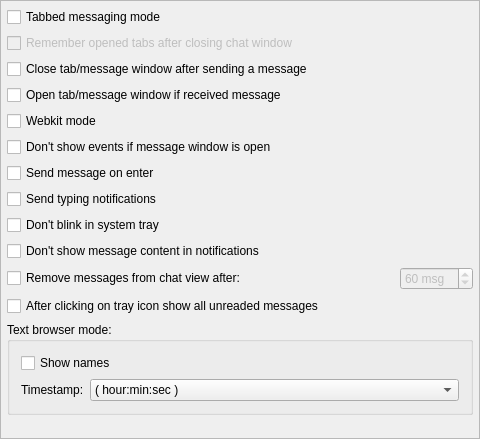
<?xml version="1.0" encoding="UTF-8"?>
<ui version="4.0">
 <class>ChatWindowSettingsClass</class>
 <widget class="QWidget" name="ChatWindowSettingsClass">
  <property name="geometry">
   <rect>
    <x>0</x>
    <y>0</y>
    <width>480</width>
    <height>439</height>
   </rect>
  </property>
  <property name="windowTitle">
   <string>ChatWindowSettings</string>
  </property>
  <layout class="QGridLayout" name="gridLayout">
   <property name="margin">
    <number>0</number>
   </property>
   <item row="0" column="0">
    <widget class="QFrame" name="frame">
     <property name="frameShape">
      <enum>QFrame::StyledPanel</enum>
     </property>
     <property name="frameShadow">
      <enum>QFrame::Raised</enum>
     </property>
     <layout class="QGridLayout" name="gridLayout_3">
      <property name="margin">
       <number>6</number>
      </property>
      <item row="0" column="0">
       <layout class="QVBoxLayout" name="verticalLayout_2">
        <item>
         <widget class="QCheckBox" name="tabbedBox">
          <property name="text">
           <string>Tabbed messaging mode</string>
          </property>
         </widget>
        </item>
        <item>
         <widget class="QCheckBox" name="rememberBox">
          <property name="enabled">
           <bool>false</bool>
          </property>
          <property name="text">
           <string>Remember opened tabs after closing chat window</string>
          </property>
         </widget>
        </item>
        <item>
         <widget class="QCheckBox" name="closeBox">
          <property name="text">
           <string>Close tab/message window after sending a message</string>
          </property>
         </widget>
        </item>
        <item>
         <widget class="QCheckBox" name="openBox">
          <property name="text">
           <string>Open tab/message window if received message</string>
          </property>
         </widget>
        </item>
        <item>
         <widget class="QCheckBox" name="webkitBox">
          <property name="text">
           <string>Webkit mode</string>
          </property>
         </widget>
        </item>
        <item>
         <widget class="QCheckBox" name="eventsBox">
          <property name="text">
           <string>Don't show events if message window is open</string>
          </property>
         </widget>
        </item>
        <item>
         <widget class="QCheckBox" name="onEnterBox">
          <property name="text">
           <string>Send message on enter</string>
          </property>
         </widget>
        </item>
        <item>
         <widget class="QCheckBox" name="typingBox">
          <property name="text">
           <string>Send typing notifications</string>
          </property>
         </widget>
        </item>
        <item>
         <widget class="QCheckBox" name="trayMessageBox">
          <property name="text">
           <string>Don't blink in system tray</string>
          </property>
         </widget>
        </item>
        <item>
         <widget class="QCheckBox" name="contentBox">
          <property name="text">
           <string>Don't show message content in notifications</string>
          </property>
         </widget>
        </item>
        <item>
         <layout class="QHBoxLayout" name="horizontalLayout">
          <item>
           <widget class="QCheckBox" name="removeBox">
            <property name="text">
             <string>Remove messages from chat view after:</string>
            </property>
           </widget>
          </item>
          <item>
           <widget class="QSpinBox" name="removeSpinBox">
            <property name="enabled">
             <bool>false</bool>
            </property>
            <property name="sizePolicy">
             <sizepolicy hsizetype="Fixed" vsizetype="Fixed">
              <horstretch>0</horstretch>
              <verstretch>0</verstretch>
             </sizepolicy>
            </property>
            <property name="suffix">
             <string> msg</string>
            </property>
            <property name="minimum">
             <number>10</number>
            </property>
            <property name="maximum">
             <number>100</number>
            </property>
            <property name="value">
             <number>60</number>
            </property>
           </widget>
          </item>
         </layout>
        </item>
        <item>
         <widget class="QCheckBox" name="openAllBox">
          <property name="text">
           <string>After clicking on tray icon show all unreaded messages</string>
          </property>
         </widget>
        </item>
        <item>
         <widget class="QGroupBox" name="textGroupBox">
          <property name="sizePolicy">
           <sizepolicy hsizetype="Preferred" vsizetype="Fixed">
            <horstretch>0</horstretch>
            <verstretch>0</verstretch>
           </sizepolicy>
          </property>
          <property name="title">
           <string>Text browser mode:</string>
          </property>
          <layout class="QGridLayout" name="gridLayout_2">
           <item row="0" column="0">
            <layout class="QVBoxLayout" name="verticalLayout">
             <item>
              <widget class="QCheckBox" name="namesBox">
               <property name="text">
                <string>Show names</string>
               </property>
              </widget>
             </item>
             <item>
              <layout class="QHBoxLayout" name="horizontalLayout_2">
               <item>
                <widget class="QLabel" name="label">
                 <property name="sizePolicy">
                  <sizepolicy hsizetype="Fixed" vsizetype="Preferred">
                   <horstretch>0</horstretch>
                   <verstretch>0</verstretch>
                  </sizepolicy>
                 </property>
                 <property name="text">
                  <string>Timestamp:</string>
                 </property>
                </widget>
               </item>
               <item>
                <widget class="QComboBox" name="timestampComboBox">
                 <property name="currentIndex">
                  <number>1</number>
                 </property>
                 <item>
                  <property name="text">
                   <string>( hour:min:sec day/month/year )</string>
                  </property>
                 </item>
                 <item>
                  <property name="text">
                   <string>( hour:min:sec )</string>
                  </property>
                 </item>
                 <item>
                  <property name="text">
                   <string>( hour:min, full date ) </string>
                  </property>
                 </item>
                </widget>
               </item>
              </layout>
             </item>
            </layout>
           </item>
          </layout>
         </widget>
        </item>
        <item>
         <spacer name="verticalSpacer">
          <property name="orientation">
           <enum>Qt::Vertical</enum>
          </property>
          <property name="sizeHint" stdset="0">
           <size>
            <width>459</width>
            <height>13</height>
           </size>
          </property>
         </spacer>
        </item>
       </layout>
      </item>
     </layout>
    </widget>
   </item>
  </layout>
 </widget>
 <layoutdefault spacing="6" margin="11"/>
 <resources/>
 <connections>
  <connection>
   <sender>removeBox</sender>
   <signal>toggled(bool)</signal>
   <receiver>removeSpinBox</receiver>
   <slot>setEnabled(bool)</slot>
   <hints>
    <hint type="sourcelabel">
     <x>239</x>
     <y>285</y>
    </hint>
    <hint type="destinationlabel">
     <x>443</x>
     <y>262</y>
    </hint>
   </hints>
  </connection>
  <connection>
   <sender>tabbedBox</sender>
   <signal>toggled(bool)</signal>
   <receiver>rememberBox</receiver>
   <slot>setEnabled(bool)</slot>
   <hints>
    <hint type="sourcelabel">
     <x>140</x>
     <y>20</y>
    </hint>
    <hint type="destinationlabel">
     <x>144</x>
     <y>44</y>
    </hint>
   </hints>
  </connection>
 </connections>
</ui>
